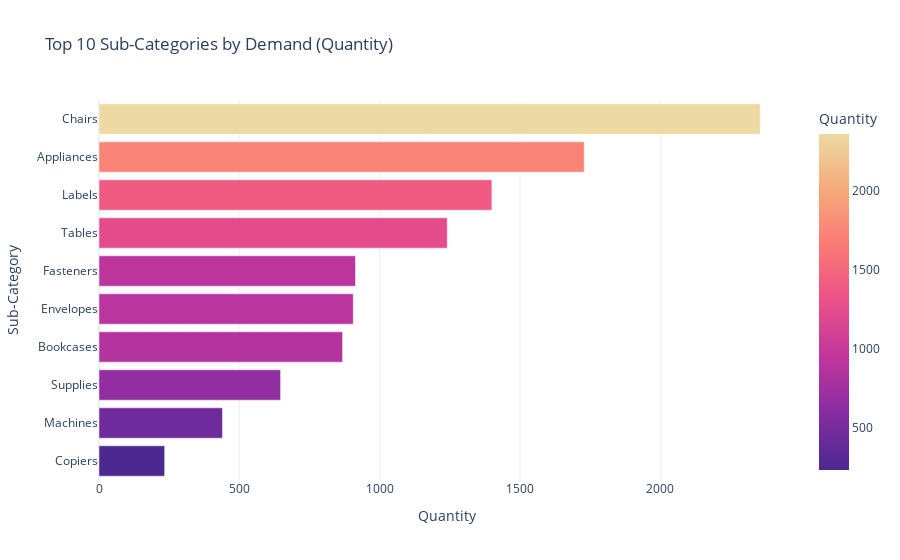

The notebook cell saved with this chart:
### Markdown cell above
## 11. Sub-Category Demand Analysis

Identifying the most demanded sub-categories by quantity.

### Code cell
# Calculate total quantity by sub-category
highest_demand_by_sub_category = (
    df.groupby('Sub-Category', as_index=False)['Quantity']
    .sum().sort_values('Quantity', ascending=True).head(10)
)

# Create horizontal bar chart
px.bar(highest_demand_by_sub_category, x='Quantity', y='Sub-Category', color='Quantity', color_continuous_scale='Agsunset',
       orientation='h', title='Top 10 Sub-Categories by Demand (Quantity)', template='plotly_white'
)

### Figure 1 — Plotly figure (JSON) as saved in the notebook; plotly's stock layout.template omitted (floating-point values rounded to 4 significant figures)
{"data": [{"hovertemplate": "Quantity=%{marker.color}<br>Sub-Category=%{y}<extra></extra>", "legendgroup": "", "marker": {"color": [234, 440, 647, 868, 906, 914, 1241, 1400, 1729, 2356], "coloraxis": "coloraxis", "pattern": {"shape": ""}}, "name": "", "orientation": "h", "showlegend": false, "textposition": "auto", "type": "bar", "x": [234, 440, 647, 868, 906, 914, 1241, 1400, 1729, 2356], "xaxis": "x", "y": ["Copiers", "Machines", "Supplies", "Bookcases", "Envelopes", "Fasteners", "Tables", "Labels", "Appliances", "Chairs"], "yaxis": "y"}], "layout": {"barmode": "relative", "coloraxis": {"colorbar": {"title": {"text": "Quantity"}}, "colorscale": [[0, "rgb(75, 41, 145)"], [0.1667, "rgb(135, 44, 162)"], [0.3333, "rgb(192, 54, 157)"], [0.5, "rgb(234, 79, 136)"], [0.6667, "rgb(250, 120, 118)"], [0.8333, "rgb(246, 169, 122)"], [1, "rgb(237, 217, 163)"]]}, "legend": {"tracegroupgap": 0}, "title": {"text": "Top 10 Sub-Categories by Demand (Quantity)"}, "xaxis": {"anchor": "y", "domain": [0, 1], "title": {"text": "Quantity"}}, "yaxis": {"anchor": "x", "domain": [0, 1], "title": {"text": "Sub-Category"}}}}
